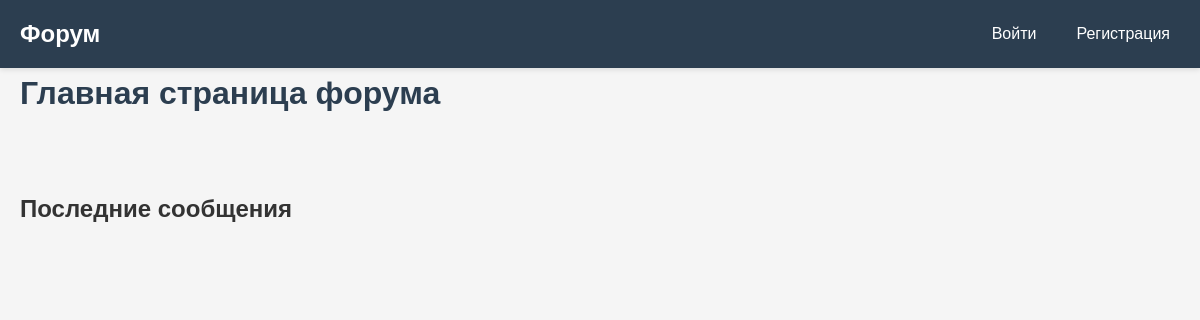
/, run on an earlier commit of the app's database.
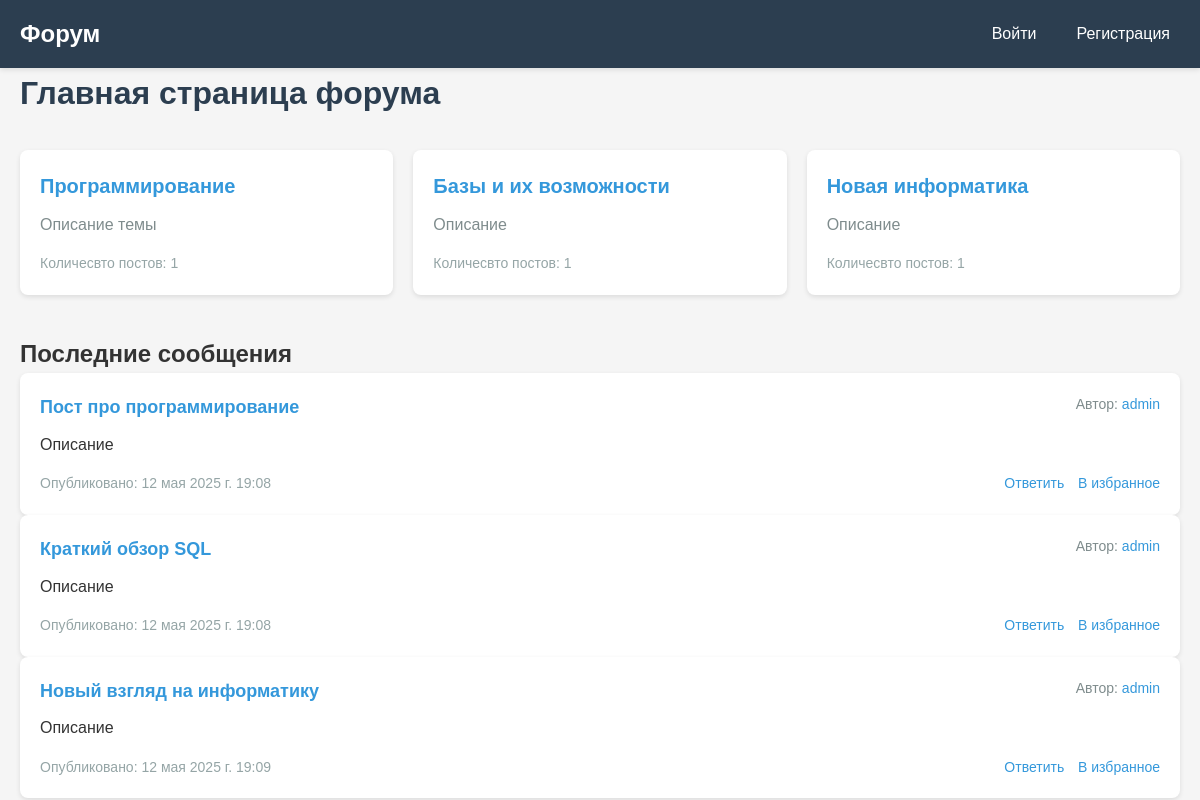
And on a later commit of the database.
### posts/models.py (models this page shows, shortened)
class Category(models.Model):
    title = models.CharField(max_length=60)
    description = models.TextField(blank=True, null=True)

class Post(models.Model):
    title = models.CharField(max_length=60)
    description = models.TextField()
    image = models.ImageField(upload_to='posts_image/')
    date_public = models.DateTimeField(auto_now_add=True)
    author = models.ForeignKey(to=User, on_delete=models.CASCADE, related_name='posts')
    category = models.ForeignKey(to=Category, on_delete=models.CASCADE, related_name='posts')

### users/models.py (models this page shows)
class User(AbstractUser):
    frontend_list = (
        ('js', 'Js'),
        ('css', 'CSS'),
        ('html', 'html'),
        ('figma', 'figma')
    )
    backend_list = (
        ('php', 'PHP'),
        ('python', 'Python'),
        ('csharp', 'C#'),
        ('django', 'Django'),
        ('laver', 'Laver'),
        ('Go', 'Go')
    )
    tools_list = (
        ('docker', 'Docker'),
        ('git', 'Git'),
        ('webpack', 'Webpack'),
    )
    image = models.ImageField(upload_to='users_image/')
    description = models.TextField(blank=True, null=True)
    age = models.PositiveSmallIntegerField(default=18)
    phone_number = PhoneNumberField(region="UA", blank=True, null=True)
    date_birth = models.DateField(blank=True, null=True)
    position = models.CharField(max_length=180)
    fronend = MultiSelectField(choices=frontend_list, blank=True, null=True)
    backend = MultiSelectField(choices=backend_list, blank=True, null=True)
    tools = MultiSelectField(choices=tools_list, blank=True, null=True)

### posts/views.py (the view)
# urls.py: path('', index, name='index'),
def index(request):
    context = {
        'posts' : Post.objects.all(),
        'categoryies' : Category.objects.all()
    }
    return render(request, 'posts/index.html', context)

### posts/templates/posts/index.html (shortened to what this page needs)
{% extends "base.html" %}
{% load static %}
{% block links %}
    <link rel="stylesheet" href="{% static 'posts/style.css' %}">
{% endblock links %}
{% block main %}
    <main class="container">
        <h1 class="page-title">Главная страница форума</h1>
        <section class="categories">
            {% for category in categoryies %}
                <article class="category">
                    <h2 class="category-title"><a href="{% url "posts:category" category.id %}">{{ category.title }}</a></h2>
                    <p class="category-description">{{ category.description }}</p>
                    <div class="category-stats">
                        <span>Количесвто постов: {{ category.posts.count }}</span>
                    </div>
                </article>
            {% endfor %}
        </section>
        <h2>Последние сообщения</h2>
        {% for post in posts %}
            <div class="posts-list">
                <article class="post">
                    <div class="post-header">
                        <h3 class="post-title"><a href="post.html">{{ post.title }}</a></h3>
                        <span class="post-author">Автор: <a href="profile.html">{{ post.author }}</a></span>
                    </div>
                    <div class="post-content">
                        <p>{{ post.description }}</p>
                    </div>
                    <div class="post-footer">
                        <span class="post-date">Опубликовано: {{ post.date_public }}</span>
                        <div class="post-actions">
                            <a href="#">Ответить</a>
                            <a href="favorites.html">В избранное</a>
                        </div>
                    </div>
                </article>
            </div>
        {% endfor %}
    </main>
{% endblock main %}

### templates/base.html (shortened to what this page needs)
{% load static %}
<!DOCTYPE html>
<html lang="ru">
<head>
    {% block links %}{% endblock links %}
    <link rel="stylesheet" href="{% static 'css/base.css' %}">
</head>
<body>
    <header>
        <div class="container header-container">
            <div class="logo">
                <a href="{% url 'index' %}">Форум</a>
            </div>
            <nav>
                <ul>
                    {% if user.is_anonymous %}
                        <li><a href="{% url 'users:login' %}">Войти</a></li>
                        <li><a href="{% url 'users:sign' %}">Регистрация</a></li>
                    {% elif user.is_superuser %}
                        <li><a href="{% url 'admin:index' %}">admin panel</a></li>
                        <li><a href="{% url 'users:profile' %}">Профиль</a></li>
                        <li><a href="favorites.html">Улюблені пости</a></li>
                        <li><a href="{% url 'users:logout' %}">Выйти</a></li>
                    {% else %}
                        <li><a href="{% url "users:profile" %}">Профиль</a></li>
                        <li><a href="{% url "posts:save_post_view" %}">Улюблені пости</a></li>
                        <li><a href="{% url 'users:logout' %}">Выйти</a></li>
                    {% endif %}
                </ul>
            </nav>
        </div>
    </header>
    {% block main %}
    {% endblock main %}
</body>
</html>

### posts/static/posts/style.css (style rules this page uses)
.categories { display: grid; grid-template-columns: repeat(auto-fill, minmax(300px, 1fr)); gap: 20px; margin-bottom: 40px; }
.category { background-color: white; border-radius: 8px; padding: 20px; box-shadow: 0 2px 5px rgba(0,0,0,0.1); transition: transform 0.3s; }
.category-title { font-size: 20px; margin-bottom: 10px; color: #2c3e50; }
.category-description { color: #7f8c8d; margin-bottom: 15px; }
.category-stats { display: flex; justify-content: space-between; color: #95a5a6; font-size: 14px; }
.posts-list { background-color: white; border-radius: 8px; box-shadow: 0 2px 5px rgba(0,0,0,0.1); }
.post { padding: 20px; border-bottom: 1px solid #ecf0f1; }
.post:last-child { border-bottom: none; }
.post-header { display: flex; justify-content: space-between; margin-bottom: 10px; }
.post-title { font-size: 18px; color: #2c3e50; }
.post-author { color: #7f8c8d; font-size: 14px; }
.post-content { margin-bottom: 15px; }
.post-footer { display: flex; justify-content: space-between; color: #95a5a6; font-size: 14px; }
.post-actions a { margin-left: 10px; }

### static/css/base.css (style rules this page uses)
* { margin: 0; padding: 0; box-sizing: border-box; font-family: 'Arial', sans-serif; }
body { background-color: #f5f5f5; color: #333; line-height: 1.6; }
a { text-decoration: none; color: #3498db; }
.container { max-width: 1200px; margin: 0 auto; padding: 0 20px; }
header { background-color: #2c3e50; color: white; padding: 15px 0; box-shadow: 0 2px 5px rgba(0,0,0,0.1); }
.header-container { display: flex; justify-content: space-between; align-items: center; }
.logo { font-size: 24px; font-weight: bold; }
.logo a { color: white; }
nav ul { display: flex; list-style: none; }
nav ul li { margin-left: 20px; }
nav ul li a { color: white; font-weight: 500; padding: 5px 10px; border-radius: 4px; transition: background-color 0.3s; }
main { padding: 30px 0; }
.page-title { margin-bottom: 30px; color: #2c3e50; }

What changed in the data, as far as the page shows it:
added Category: title "Программирование", description "Описание темы", posts.count "1"
added Category: title "Базы и их возможности", description "Описание", posts.count "1"
added Category: title "Новая информатика", description "Описание", posts.count "1"
added Post: title "Пост про программирование", author "admin", description "Описание", date_public "12 мая 2025 г. 19:08"
added Post: title "Краткий обзор SQL", author "admin", description "Описание", date_public "12 мая 2025 г. 19:08"
added Post: title "Новый взгляд на информатику", author "admin", description "Описание", date_public "12 мая 2025 г. 19:09"
